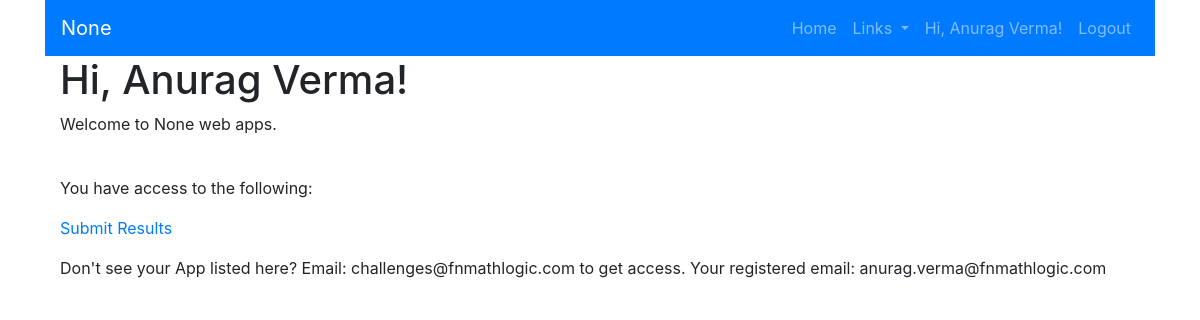
The page /home (signed in) on the database as committed earlier.
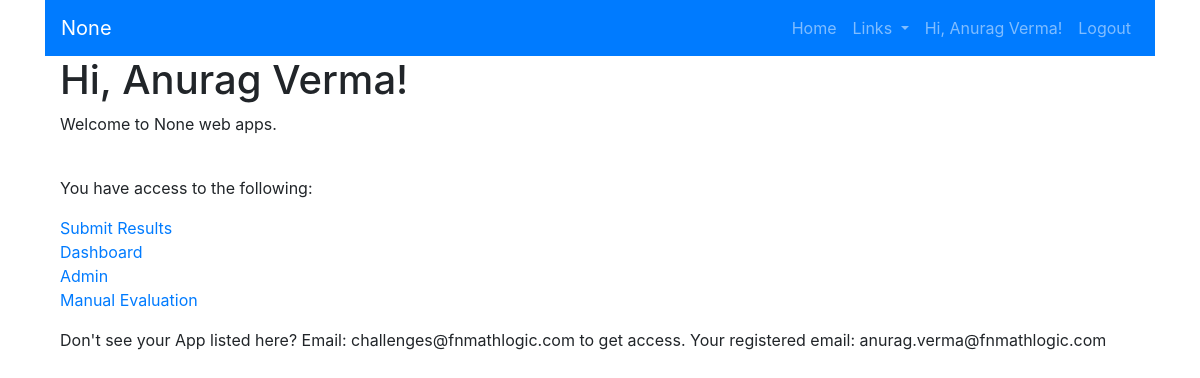
The same page on the database as committed later.
### challenges/app/auth/models.py (models this page shows, shortened)
class User(UserMixin, db.Model):
    id = db.Column(db.Integer, primary_key=True)
    name = db.Column(db.String(64), nullable=False, unique=False)
    email = db.Column(db.String(120), nullable=False, unique=True)
    source = db.Column(db.String(30), nullable=False, unique=False)

class Access(db.Model):
    id = db.Column(db.Integer, primary_key=True)
    app_id = db.Column(db.String(120), nullable=False, unique=False)
    email = db.Column(db.String(120), nullable=False, unique=False)

### challenges/app/main/routes.py (the view)
@bp.route("/home")
def home():
    if current_user.is_authenticated:
        access = Access.query.filter_by(email=current_user.email).all()
    else:
        access=[]
    return render_template('index.html',access=access)

### challenges/app/auth/models.py (called while the page is built)
@lm.user_loader
def load_user(id):
    return User.query.get(int(id))

### challenges/app/templates/index.html
{% extends "base.html" %}
{% block app_content %}
<div style = "width:90%; margin:auto">
<h1>Hi, {{ current_user.name }}!</h1>
{% if current_user.is_authenticated %}
<p>Welcome to {{config.BRAND }} web apps.</p>
<br>
{% if access|length > 0  %}
<p>You have access to the following:<p>
{% for app in access %}
{% if (app.app_id == 'dash_app_1') and (1 in config.ACTIVE_DASH_APPS) %}
<a  href="{{ config.PREFIX }}{{ url_for('dashapps.dash_app_1') }}">{{ config.DASH_APP_1_MENU_TEXT}}</a><br>
{% elif app.app_id == 'dash_app_2' and (2 in config.ACTIVE_DASH_APPS) %}
<a  href="{{ config.PREFIX }}{{ url_for('dashapps.dash_app_2') }}">{{ config.DASH_APP_2_MENU_TEXT}}</a><br>
{% elif app.app_id == 'dash_app_3' and (3 in config.ACTIVE_DASH_APPS) %}
<a  href="{{ config.PREFIX }}{{ url_for('dashapps.dash_app_3') }}">{{ config.DASH_APP_3_MENU_TEXT}}</a><br>
{% elif app.app_id == 'dash_app_4' and (4 in config.ACTIVE_DASH_APPS) %}
<a  href="{{ config.PREFIX }}{{ url_for('dashapps.dash_app_4') }}">{{ config.DASH_APP_4_MENU_TEXT}}</a><br>
{% elif app.app_id == 'dash_app_5' and (5 in config.ACTIVE_DASH_APPS) %}
<a  href="{{ config.PREFIX }}{{ url_for('dashapps.dash_app_5') }}">{{ config.DASH_APP_5_MENU_TEXT}}</a><br>
{% elif app.app_id == 'dash_app_6' and (6 in config.ACTIVE_DASH_APPS) %}
<a  href="{{ config.PREFIX }}{{ url_for('dashapps.dash_app_6') }}">{{ config.DASH_APP_6_MENU_TEXT}}</a><br>
{% elif app.app_id == 'dash_app_7' and (7 in config.ACTIVE_DASH_APPS) %}
<a  href="{{ config.PREFIX }}{{ url_for('dashapps.dash_app_7') }}">{{ config.DASH_APP_7_MENU_TEXT}}</a><br>
{% elif app.app_id == 'dash_app_8' and (8 in config.ACTIVE_DASH_APPS) %}
<a  href="{{ config.PREFIX }}{{ url_for('dashapps.dash_app_8') }}">{{ config.DASH_APP_8_MENU_TEXT}}</a><br>
{% elif app.app_id == 'dash_app_9' and (9 in config.ACTIVE_DASH_APPS) %}
<a  href="{{ config.PREFIX }}{{ url_for('dashapps.dash_app_9') }}">{{ config.DASH_APP_9_MENU_TEXT}}</a><br>
{% elif app.app_id == 'dash_app_10' and (10 in config.ACTIVE_DASH_APPS) %}
<a  href="{{ config.PREFIX }}{{ url_for('dashapps.dash_app_10') }}">{{ config.DASH_APP_10_MENU_TEXT}}</a><br>
{% endif %}
{% endfor %}
<p>Don't see your App listed here? Email: {{config.DEVELOPER_EMAIL}} to get access. Your registered email: {{current_user.email}}</p>
{% else %}
<p>You dont seem to have access to any App. Email: {{config.DEVELOPER_EMAIL}} to get access. Your registered email: {{current_user.email}}</p>
{% endif %}
{% else %}
<p>Welcome to AIML demo for web apps. You will need to login to access these apps. Access to apps is controlled via Microsoft or Google Authentication.</p>
{% endif %}
</div>
{% endblock %}

### challenges/app/templates/base.html (shortened to what this page needs)
<!doctype html>
<html lang="en">
  <head>
      {% block head %}
      {% block styles %}
          {{ bootstrap.load_css() }}
      {% endblock %}
      {% endblock %}
  </head>
 <body>
    <div class="container">
    {% block navbar %}
    <nav class="navbar navbar-expand-lg navbar-dark bg-primary">
        <a class="navbar-brand" href="#">{{ config.BRAND }}</a>
        <div class="collapse navbar-collapse" id="navbarSupportedContent">
            <ul class="navbar-nav ml-auto">
                <li >
                    <a  class="nav-link" href="{{ config.PREFIX }}" aria-haspopup="true" aria-expanded="false">
                        Home
                    </a>
                <li >
                <li class="nav-item dropdown">
                    <a class="nav-link dropdown-toggle" href="#" id="navbarDropdownMenuLink1" data-toggle="dropdown" aria-haspopup="true" aria-expanded="false">
                        Links
                    </a>
                </li>
	{% if not current_user.is_anonymous %}
                <li >
		   <a class="nav-link" href="{{ config.PREFIX }}" id="navbarDropdownMenuLink3" data-toggle="dropdown" aria-haspopup="true" aria-expanded="false">
		     	Hi, {{ current_user.name }}!
        	    </a>
	        </li>
                <li >
		    <a  class="nav-link" href="{{ config.PREFIX }}{{ url_for('auth.logout') }}" aria-haspopup="true" aria-expanded="false">
			<span class="glyphicon glyphicon-log-out">Logout</span>
		    </a>
			{% else %}
              	<li >
                    <a class="nav-link" href="{{ config.PREFIX }}{{ url_for('auth.login') }}" aria-haspopup="true" aria-expanded="false">
                  <span class="glyphicon glyphicon-log-out">Login</span>
			</a>
                </li>
			{% endif %}
            </ul>
        </div>
    </nav>
	{% endblock %}
      </div>
    {% block app_content %}
    {% endblock %}
  </body>
</html>

Rows that differ between the two databases and show on the page:
added Access: DASH_APP_2_MENU_TEXT "Dashboard"
added Access: DASH_APP_3_MENU_TEXT "Admin"
added Access: DASH_APP_4_MENU_TEXT "Manual Evaluation"
